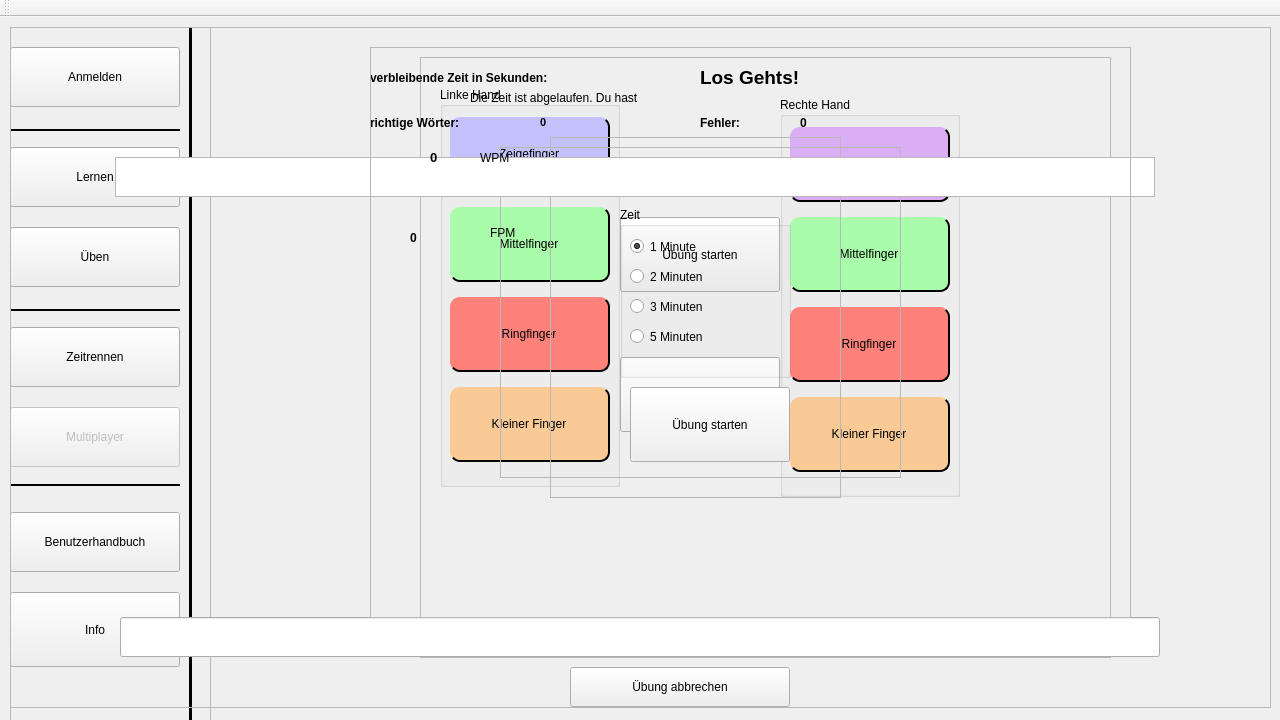
<?xml version="1.0" encoding="UTF-8"?>
<ui version="4.0">
 <class>MainWindow</class>
 <widget class="QMainWindow" name="MainWindow">
  <property name="geometry">
   <rect>
    <x>0</x>
    <y>0</y>
    <width>1280</width>
    <height>720</height>
   </rect>
  </property>
  <property name="windowTitle">
   <string>MainWindow</string>
  </property>
  <property name="toolTip">
   <string>&lt;html&gt;&lt;head/&gt;&lt;body&gt;&lt;p&gt;&lt;br/&gt;&lt;/p&gt;&lt;/body&gt;&lt;/html&gt;</string>
  </property>
  <widget class="QWidget" name="centralWidget">
   <widget class="QFrame" name="frame_menue">
    <property name="geometry">
     <rect>
      <x>10</x>
      <y>10</y>
      <width>201</width>
      <height>971</height>
     </rect>
    </property>
    <property name="frameShape">
     <enum>QFrame::StyledPanel</enum>
    </property>
    <property name="frameShadow">
     <enum>QFrame::Raised</enum>
    </property>
    <property name="lineWidth">
     <number>2</number>
    </property>
    <widget class="QPushButton" name="optionen">
     <property name="geometry">
      <rect>
       <x>0</x>
       <y>565</y>
       <width>170</width>
       <height>75</height>
      </rect>
     </property>
     <property name="toolTip">
      <string>&lt;html&gt;&lt;head/&gt;&lt;body&gt;&lt;p&gt;&lt;br/&gt;&lt;/p&gt;&lt;/body&gt;&lt;/html&gt;</string>
     </property>
     <property name="text">
      <string>Info</string>
     </property>
    </widget>
    <widget class="QPushButton" name="multiplayer">
     <property name="enabled">
      <bool>false</bool>
     </property>
     <property name="geometry">
      <rect>
       <x>0</x>
       <y>380</y>
       <width>170</width>
       <height>60</height>
      </rect>
     </property>
     <property name="text">
      <string>Multiplayer</string>
     </property>
    </widget>
    <widget class="QPushButton" name="zeitrennen">
     <property name="enabled">
      <bool>true</bool>
     </property>
     <property name="geometry">
      <rect>
       <x>0</x>
       <y>300</y>
       <width>170</width>
       <height>60</height>
      </rect>
     </property>
     <property name="text">
      <string>Zeitrennen</string>
     </property>
    </widget>
    <widget class="QPushButton" name="ueben">
     <property name="enabled">
      <bool>true</bool>
     </property>
     <property name="geometry">
      <rect>
       <x>0</x>
       <y>200</y>
       <width>170</width>
       <height>60</height>
      </rect>
     </property>
     <property name="text">
      <string>Üben</string>
     </property>
    </widget>
    <widget class="QPushButton" name="lernen">
     <property name="enabled">
      <bool>true</bool>
     </property>
     <property name="geometry">
      <rect>
       <x>0</x>
       <y>120</y>
       <width>170</width>
       <height>60</height>
      </rect>
     </property>
     <property name="text">
      <string>Lernen</string>
     </property>
    </widget>
    <widget class="QPushButton" name="anmelden">
     <property name="geometry">
      <rect>
       <x>0</x>
       <y>20</y>
       <width>170</width>
       <height>60</height>
      </rect>
     </property>
     <property name="text">
      <string>Anmelden</string>
     </property>
    </widget>
    <widget class="Line" name="line">
     <property name="geometry">
      <rect>
       <x>0</x>
       <y>280</y>
       <width>170</width>
       <height>6</height>
      </rect>
     </property>
     <property name="frameShadow">
      <enum>QFrame::Plain</enum>
     </property>
     <property name="lineWidth">
      <number>2</number>
     </property>
     <property name="orientation">
      <enum>Qt::Horizontal</enum>
     </property>
    </widget>
    <widget class="Line" name="line_2">
     <property name="geometry">
      <rect>
       <x>0</x>
       <y>100</y>
       <width>170</width>
       <height>6</height>
      </rect>
     </property>
     <property name="frameShadow">
      <enum>QFrame::Plain</enum>
     </property>
     <property name="lineWidth">
      <number>2</number>
     </property>
     <property name="orientation">
      <enum>Qt::Horizontal</enum>
     </property>
    </widget>
    <widget class="Line" name="line_3">
     <property name="geometry">
      <rect>
       <x>0</x>
       <y>455</y>
       <width>170</width>
       <height>6</height>
      </rect>
     </property>
     <property name="frameShadow">
      <enum>QFrame::Plain</enum>
     </property>
     <property name="lineWidth">
      <number>2</number>
     </property>
     <property name="orientation">
      <enum>Qt::Horizontal</enum>
     </property>
    </widget>
    <widget class="Line" name="line_4">
     <property name="geometry">
      <rect>
       <x>170</x>
       <y>-10</y>
       <width>20</width>
       <height>1191</height>
      </rect>
     </property>
     <property name="frameShadow">
      <enum>QFrame::Plain</enum>
     </property>
     <property name="lineWidth">
      <number>3</number>
     </property>
     <property name="orientation">
      <enum>Qt::Vertical</enum>
     </property>
    </widget>
    <widget class="QPushButton" name="b_buch">
     <property name="enabled">
      <bool>true</bool>
     </property>
     <property name="geometry">
      <rect>
       <x>0</x>
       <y>485</y>
       <width>170</width>
       <height>60</height>
      </rect>
     </property>
     <property name="text">
      <string>Benutzerhandbuch</string>
     </property>
    </widget>
   </widget>
   <widget class="QFrame" name="frame_hand">
    <property name="geometry">
     <rect>
      <x>420</x>
      <y>40</y>
      <width>691</width>
      <height>601</height>
     </rect>
    </property>
    <property name="frameShape">
     <enum>QFrame::StyledPanel</enum>
    </property>
    <property name="frameShadow">
     <enum>QFrame::Raised</enum>
    </property>
    <widget class="QGroupBox" name="gb_links">
     <property name="enabled">
      <bool>true</bool>
     </property>
     <property name="geometry">
      <rect>
       <x>20</x>
       <y>30</y>
       <width>180</width>
       <height>400</height>
      </rect>
     </property>
     <property name="title">
      <string>Linke Hand</string>
     </property>
     <widget class="QPushButton" name="bl_zeige">
      <property name="geometry">
       <rect>
        <x>10</x>
        <y>30</y>
        <width>160</width>
        <height>75</height>
       </rect>
      </property>
      <property name="styleSheet">
       <string notr="true">QPushButton#bl_zeige{ background-color: rgb(196,194,252);
border-style: outset;
border-top-left-radius: 10px;
border-top-right-radius: 10px;
border-bottom-left-radius: 10px;
border-bottom-right-radius: 10px;


	border-right-width: 1.5px;
border-bottom-width: 1.5px;
border-left-width: 0px;
border-top-width: 0px;
	border-right-color: black;
	border-bottom-color: black; }
QPushButton#bl_zeige:pressed {
    background-color: rgb(114, 111, 247);
border-style: outset;
border-top-left-radius: 10px;
border-top-right-radius: 10px;
border-bottom-left-radius: 10px;
border-bottom-right-radius: 10px;


	border-right-width: 0px;
border-bottom-width: 0px;
border-left-width: 1.5px;
border-top-width: 1.5px;
	border-left-color: black;
	border-top-color: black;
}</string>
      </property>
      <property name="text">
       <string>Zeigefinger</string>
      </property>
     </widget>
     <widget class="QPushButton" name="bl_kleiner">
      <property name="geometry">
       <rect>
        <x>10</x>
        <y>300</y>
        <width>160</width>
        <height>75</height>
       </rect>
      </property>
      <property name="toolTip">
       <string>&lt;html&gt;&lt;head/&gt;&lt;body&gt;&lt;p&gt;&lt;br/&gt;&lt;/p&gt;&lt;/body&gt;&lt;/html&gt;</string>
      </property>
      <property name="styleSheet">
       <string notr="true">QPushButton#bl_kleiner{ background-color: rgb(250,202,150); 
border-style: outset;
border-top-left-radius: 10px;
border-top-right-radius: 10px;
border-bottom-left-radius: 10px;
border-bottom-right-radius: 10px;


	border-right-width: 1.5px;
border-bottom-width: 1.5px;
border-left-width: 0px;
border-top-width: 0px;
	border-right-color: black;
	border-bottom-color: black;}
QPushButton#bl_kleiner:pressed {
    background-color: rgb(243, 141, 29);
border-style: outset;
border-top-left-radius: 10px;
border-top-right-radius: 10px;
border-bottom-left-radius: 10px;
border-bottom-right-radius: 10px;


	border-right-width: 0px;
border-bottom-width: 0px;
border-left-width: 1.5px;
border-top-width: 1.5px;
	border-left-color: black;
	border-top-color: black;
}</string>
      </property>
      <property name="text">
       <string>Kleiner Finger</string>
      </property>
     </widget>
     <widget class="QPushButton" name="bl_mittel">
      <property name="geometry">
       <rect>
        <x>10</x>
        <y>120</y>
        <width>160</width>
        <height>75</height>
       </rect>
      </property>
      <property name="styleSheet">
       <string notr="true">QPushButton#bl_mittel { background-color: rgb(169,252,169); 
border-style: outset;
border-top-left-radius: 10px;
border-top-right-radius: 10px;
border-bottom-left-radius: 10px;
border-bottom-right-radius: 10px;


	border-right-width: 1.5px;
border-bottom-width: 1.5px;
border-left-width: 0px;
border-top-width: 0px;
	border-right-color: black;
	border-bottom-color: black;}
QPushButton#bl_mittel:pressed {
    background-color: rgb(0, 255, 0);
border-style: outset;
border-top-left-radius: 10px;
border-top-right-radius: 10px;
border-bottom-left-radius: 10px;
border-bottom-right-radius: 10px;


	border-right-width: 0px;
border-bottom-width: 0px;
border-left-width: 1.5px;
border-top-width: 1.5px;
	border-left-color: black;
	border-top-color: black;
}</string>
      </property>
      <property name="text">
       <string>Mittelfinger</string>
      </property>
     </widget>
     <widget class="QPushButton" name="bl_ring">
      <property name="geometry">
       <rect>
        <x>10</x>
        <y>210</y>
        <width>160</width>
        <height>75</height>
       </rect>
      </property>
      <property name="styleSheet">
       <string notr="true">QPushButton#bl_ring{ background-color: rgb(254,129,122);
border-style: outset;
border-top-left-radius: 10px;
border-top-right-radius: 10px;
border-bottom-left-radius: 10px;
border-bottom-right-radius: 10px;


	border-right-width: 1.5px;
border-bottom-width: 1.5px;
border-left-width: 0px;
border-top-width: 0px;
	border-right-color: black;
	border-bottom-color: black; }
QPushButton#bl_ring:pressed {
    background-color: rgb(255, 0, 0);
border-style: outset;
border-top-left-radius: 10px;
border-top-right-radius: 10px;
border-bottom-left-radius: 10px;
border-bottom-right-radius: 10px;


	border-right-width: 0px;
border-bottom-width: 0px;
border-left-width: 1.5px;
border-top-width: 1.5px;
	border-left-color: black;
	border-top-color: black;
}</string>
      </property>
      <property name="text">
       <string>Ringfinger</string>
      </property>
     </widget>
    </widget>
    <widget class="QGroupBox" name="gb_rechts">
     <property name="enabled">
      <bool>true</bool>
     </property>
     <property name="geometry">
      <rect>
       <x>360</x>
       <y>40</y>
       <width>180</width>
       <height>400</height>
      </rect>
     </property>
     <property name="title">
      <string>Rechte Hand</string>
     </property>
     <widget class="QPushButton" name="br_zeige">
      <property name="geometry">
       <rect>
        <x>10</x>
        <y>30</y>
        <width>160</width>
        <height>75</height>
       </rect>
      </property>
      <property name="styleSheet">
       <string notr="true">QPushButton#br_zeige{ background-color: rgb(219,173,245);
border-style: outset;
border-top-left-radius: 10px;
border-top-right-radius: 10px;
border-bottom-left-radius: 10px;
border-bottom-right-radius: 10px;


	border-right-width: 1.5px;
border-bottom-width: 1.5px;
border-left-width: 0px;
border-top-width: 0px;
	border-right-color: black;
	border-bottom-color: black; }
QPushButton#br_zeige:pressed {
    background-color: rgb(169, 64, 232);
border-style: outset;
border-top-left-radius: 10px;
border-top-right-radius: 10px;
border-bottom-left-radius: 10px;
border-bottom-right-radius: 10px;


	border-right-width: 0px;
border-bottom-width: 0px;
border-left-width: 1.5px;
border-top-width: 1.5px;
	border-left-color: black;
	border-top-color: black;
}</string>
      </property>
      <property name="text">
       <string>Zeigefinger</string>
      </property>
     </widget>
     <widget class="QPushButton" name="br_kleiner">
      <property name="geometry">
       <rect>
        <x>10</x>
        <y>300</y>
        <width>160</width>
        <height>75</height>
       </rect>
      </property>
      <property name="styleSheet">
       <string notr="true">QPushButton#br_kleiner{ background-color: rgb(250,202,150); 
border-style: outset;
border-top-left-radius: 10px;
border-top-right-radius: 10px;
border-bottom-left-radius: 10px;
border-bottom-right-radius: 10px;


	border-right-width: 1.5px;
border-bottom-width: 1.5px;
border-left-width: 0px;
border-top-width: 0px;
	border-right-color: black;
	border-bottom-color: black;}
QPushButton#br_kleiner:pressed {
    background-color: rgb(243, 141, 29);
border-style: outset;
border-top-left-radius: 10px;
border-top-right-radius: 10px;
border-bottom-left-radius: 10px;
border-bottom-right-radius: 10px;


	border-right-width: 0px;
border-bottom-width: 0px;
border-left-width: 1.5px;
border-top-width: 1.5px;
	border-left-color: black;
	border-top-color: black;
}</string>
      </property>
      <property name="text">
       <string>Kleiner Finger</string>
      </property>
     </widget>
     <widget class="QPushButton" name="br_mittel">
      <property name="geometry">
       <rect>
        <x>10</x>
        <y>120</y>
        <width>160</width>
        <height>75</height>
       </rect>
      </property>
      <property name="styleSheet">
       <string notr="true">QPushButton#br_mittel { background-color: rgb(169,252,169); 
border-style: outset;
border-top-left-radius: 10px;
border-top-right-radius: 10px;
border-bottom-left-radius: 10px;
border-bottom-right-radius: 10px;


	border-right-width: 1.5px;
border-bottom-width: 1.5px;
border-left-width: 0px;
border-top-width: 0px;
	border-right-color: black;
	border-bottom-color: black;}
QPushButton#br_mittel:pressed {
    background-color: rgb(0, 255, 0);
border-style: outset;
border-top-left-radius: 10px;
border-top-right-radius: 10px;
border-bottom-left-radius: 10px;
border-bottom-right-radius: 10px;


	border-right-width: 0px;
border-bottom-width: 0px;
border-left-width: 1.5px;
border-top-width: 1.5px;
	border-left-color: black;
	border-top-color: black;
}</string>
      </property>
      <property name="text">
       <string>Mittelfinger</string>
      </property>
     </widget>
     <widget class="QPushButton" name="br_ring">
      <property name="geometry">
       <rect>
        <x>10</x>
        <y>210</y>
        <width>160</width>
        <height>75</height>
       </rect>
      </property>
      <property name="styleSheet">
       <string notr="true">QPushButton#br_ring { background-color: rgb(254,129,122);
border-style: outset;
border-top-left-radius: 10px;
border-top-right-radius: 10px;
border-bottom-left-radius: 10px;
border-bottom-right-radius: 10px;


	border-right-width: 1.5px;
border-bottom-width: 1.5px;
border-left-width: 0px;
border-top-width: 0px;
	border-right-color: black;
	border-bottom-color: black; }
QPushButton#br_ring:pressed {
    background-color: rgb(255, 0, 0);
border-style: outset;
border-top-left-radius: 10px;
border-top-right-radius: 10px;
border-bottom-left-radius: 10px;
border-bottom-right-radius: 10px;


	border-right-width: 0px;
border-bottom-width: 0px;
border-left-width: 1.5px;
border-top-width: 1.5px;
	border-left-color: black;
	border-top-color: black;
}</string>
      </property>
      <property name="text">
       <string>Ringfinger</string>
      </property>
     </widget>
    </widget>
   </widget>
   <widget class="QFrame" name="frame_ueben">
    <property name="geometry">
     <rect>
      <x>550</x>
      <y>120</y>
      <width>291</width>
      <height>361</height>
     </rect>
    </property>
    <property name="frameShape">
     <enum>QFrame::StyledPanel</enum>
    </property>
    <property name="frameShadow">
     <enum>QFrame::Raised</enum>
    </property>
    <widget class="QPushButton" name="pushButton_eigener">
     <property name="geometry">
      <rect>
       <x>70</x>
       <y>220</y>
       <width>160</width>
       <height>75</height>
      </rect>
     </property>
     <property name="text">
      <string>Eigener Text</string>
     </property>
    </widget>
    <widget class="QPushButton" name="pushButton_starten">
     <property name="geometry">
      <rect>
       <x>70</x>
       <y>80</y>
       <width>160</width>
       <height>75</height>
      </rect>
     </property>
     <property name="text">
      <string>Übung starten</string>
     </property>
    </widget>
   </widget>
   <widget class="QFrame" name="frame_zeit">
    <property name="geometry">
     <rect>
      <x>500</x>
      <y>130</y>
      <width>401</width>
      <height>331</height>
     </rect>
    </property>
    <property name="frameShape">
     <enum>QFrame::StyledPanel</enum>
    </property>
    <property name="frameShadow">
     <enum>QFrame::Raised</enum>
    </property>
    <widget class="QPushButton" name="pushButton_zeitstart">
     <property name="geometry">
      <rect>
       <x>130</x>
       <y>240</y>
       <width>160</width>
       <height>75</height>
      </rect>
     </property>
     <property name="text">
      <string>Übung starten</string>
     </property>
    </widget>
    <widget class="QGroupBox" name="groupBox_zeit">
     <property name="geometry">
      <rect>
       <x>120</x>
       <y>60</y>
       <width>171</width>
       <height>171</height>
      </rect>
     </property>
     <property name="title">
      <string>Zeit</string>
     </property>
     <widget class="QRadioButton" name="radioButton_1">
      <property name="geometry">
       <rect>
        <x>10</x>
        <y>30</y>
        <width>76</width>
        <height>19</height>
       </rect>
      </property>
      <property name="text">
       <string>1 Minute</string>
      </property>
      <property name="checked">
       <bool>true</bool>
      </property>
     </widget>
     <widget class="QRadioButton" name="radioButton_2">
      <property name="geometry">
       <rect>
        <x>10</x>
        <y>60</y>
        <width>76</width>
        <height>19</height>
       </rect>
      </property>
      <property name="text">
       <string>2 Minuten</string>
      </property>
     </widget>
     <widget class="QRadioButton" name="radioButton_3">
      <property name="geometry">
       <rect>
        <x>10</x>
        <y>90</y>
        <width>76</width>
        <height>19</height>
       </rect>
      </property>
      <property name="text">
       <string>3 Minuten</string>
      </property>
     </widget>
     <widget class="QRadioButton" name="radioButton_5">
      <property name="geometry">
       <rect>
        <x>10</x>
        <y>120</y>
        <width>76</width>
        <height>19</height>
       </rect>
      </property>
      <property name="text">
       <string>5 Minuten</string>
      </property>
     </widget>
    </widget>
   </widget>
   <widget class="QFrame" name="frame_lernen">
    <property name="geometry">
     <rect>
      <x>10</x>
      <y>10</y>
      <width>1261</width>
      <height>681</height>
     </rect>
    </property>
    <property name="frameShape">
     <enum>QFrame::StyledPanel</enum>
    </property>
    <property name="frameShadow">
     <enum>QFrame::Raised</enum>
    </property>
    <widget class="QWidget" name="horizontalWidget" native="true">
     <property name="geometry">
      <rect>
       <x>80</x>
       <y>160</y>
       <width>1091</width>
       <height>431</height>
      </rect>
     </property>
     <layout class="QHBoxLayout" name="horizontalLayout"/>
    </widget>
    <widget class="QTextBrowser" name="textBrowser">
     <property name="geometry">
      <rect>
       <x>105</x>
       <y>130</y>
       <width>1040</width>
       <height>40</height>
      </rect>
     </property>
     <property name="font">
      <font>
       <weight>50</weight>
       <bold>false</bold>
      </font>
     </property>
    </widget>
    <widget class="QPushButton" name="button_uebungende">
     <property name="geometry">
      <rect>
       <x>560</x>
       <y>640</y>
       <width>220</width>
       <height>40</height>
      </rect>
     </property>
     <property name="text">
      <string>Übung abbrechen</string>
     </property>
    </widget>
    <widget class="QLabel" name="label_zeit">
     <property name="geometry">
      <rect>
       <x>690</x>
       <y>10</y>
       <width>221</width>
       <height>81</height>
      </rect>
     </property>
     <property name="font">
      <font>
       <pointsize>14</pointsize>
       <weight>75</weight>
       <bold>true</bold>
      </font>
     </property>
     <property name="text">
      <string>Los Gehts!</string>
     </property>
    </widget>
    <widget class="QLabel" name="label">
     <property name="geometry">
      <rect>
       <x>360</x>
       <y>30</y>
       <width>301</width>
       <height>41</height>
      </rect>
     </property>
     <property name="font">
      <font>
       <weight>75</weight>
       <bold>true</bold>
      </font>
     </property>
     <property name="text">
      <string>verbleibende Zeit in Sekunden:</string>
     </property>
    </widget>
    <widget class="QLineEdit" name="eingabefeld">
     <property name="geometry">
      <rect>
       <x>110</x>
       <y>590</y>
       <width>1040</width>
       <height>40</height>
      </rect>
     </property>
    </widget>
    <widget class="QLabel" name="label_username">
     <property name="geometry">
      <rect>
       <x>320</x>
       <y>10</y>
       <width>121</width>
       <height>31</height>
      </rect>
     </property>
     <property name="text">
      <string/>
     </property>
    </widget>
    <widget class="QLabel" name="label_WPM">
     <property name="geometry">
      <rect>
       <x>530</x>
       <y>80</y>
       <width>61</width>
       <height>31</height>
      </rect>
     </property>
     <property name="font">
      <font>
       <pointsize>8</pointsize>
       <weight>75</weight>
       <bold>true</bold>
      </font>
     </property>
     <property name="text">
      <string>0</string>
     </property>
    </widget>
    <widget class="QLabel" name="label_2">
     <property name="geometry">
      <rect>
       <x>360</x>
       <y>80</y>
       <width>161</width>
       <height>31</height>
      </rect>
     </property>
     <property name="font">
      <font>
       <weight>75</weight>
       <bold>true</bold>
      </font>
     </property>
     <property name="text">
      <string>richtige Wörter:</string>
     </property>
    </widget>
    <widget class="QLabel" name="label_3">
     <property name="geometry">
      <rect>
       <x>690</x>
       <y>80</y>
       <width>111</width>
       <height>31</height>
      </rect>
     </property>
     <property name="font">
      <font>
       <weight>75</weight>
       <bold>true</bold>
      </font>
     </property>
     <property name="text">
      <string>Fehler:</string>
     </property>
    </widget>
    <widget class="QLabel" name="label_fehler">
     <property name="geometry">
      <rect>
       <x>790</x>
       <y>80</y>
       <width>61</width>
       <height>31</height>
      </rect>
     </property>
     <property name="font">
      <font>
       <weight>75</weight>
       <bold>true</bold>
      </font>
     </property>
     <property name="text">
      <string>0</string>
     </property>
    </widget>
   </widget>
   <widget class="QFrame" name="frame_zeitvorbei">
    <property name="geometry">
     <rect>
      <x>370</x>
      <y>30</y>
      <width>761</width>
      <height>571</height>
     </rect>
    </property>
    <property name="frameShape">
     <enum>QFrame::StyledPanel</enum>
    </property>
    <property name="frameShadow">
     <enum>QFrame::Raised</enum>
    </property>
    <widget class="QLabel" name="label_4">
     <property name="geometry">
      <rect>
       <x>100</x>
       <y>30</y>
       <width>171</width>
       <height>41</height>
      </rect>
     </property>
     <property name="text">
      <string>Die Zeit ist abgelaufen. Du hast</string>
     </property>
    </widget>
    <widget class="QLabel" name="label_wpm">
     <property name="geometry">
      <rect>
       <x>60</x>
       <y>90</y>
       <width>71</width>
       <height>41</height>
      </rect>
     </property>
     <property name="font">
      <font>
       <pointsize>10</pointsize>
       <weight>75</weight>
       <bold>true</bold>
      </font>
     </property>
     <property name="text">
      <string>0</string>
     </property>
    </widget>
    <widget class="QLabel" name="label_5">
     <property name="geometry">
      <rect>
       <x>110</x>
       <y>90</y>
       <width>91</width>
       <height>41</height>
      </rect>
     </property>
     <property name="text">
      <string>WPM</string>
     </property>
    </widget>
    <widget class="QLabel" name="label_6">
     <property name="geometry">
      <rect>
       <x>120</x>
       <y>160</y>
       <width>91</width>
       <height>51</height>
      </rect>
     </property>
     <property name="text">
      <string>FPM</string>
     </property>
    </widget>
    <widget class="QLabel" name="label_fpm">
     <property name="geometry">
      <rect>
       <x>40</x>
       <y>170</y>
       <width>61</width>
       <height>41</height>
      </rect>
     </property>
     <property name="font">
      <font>
       <pointsize>9</pointsize>
       <weight>75</weight>
       <bold>true</bold>
      </font>
     </property>
     <property name="text">
      <string>0</string>
     </property>
    </widget>
   </widget>
  </widget>
  <widget class="QMenuBar" name="menuBar">
   <property name="geometry">
    <rect>
     <x>0</x>
     <y>0</y>
     <width>1280</width>
     <height>20</height>
    </rect>
   </property>
  </widget>
  <widget class="QToolBar" name="mainToolBar">
   <attribute name="toolBarArea">
    <enum>TopToolBarArea</enum>
   </attribute>
   <attribute name="toolBarBreak">
    <bool>false</bool>
   </attribute>
  </widget>
 </widget>
 <layoutdefault spacing="6" margin="11"/>
 <resources/>
 <connections/>
</ui>
